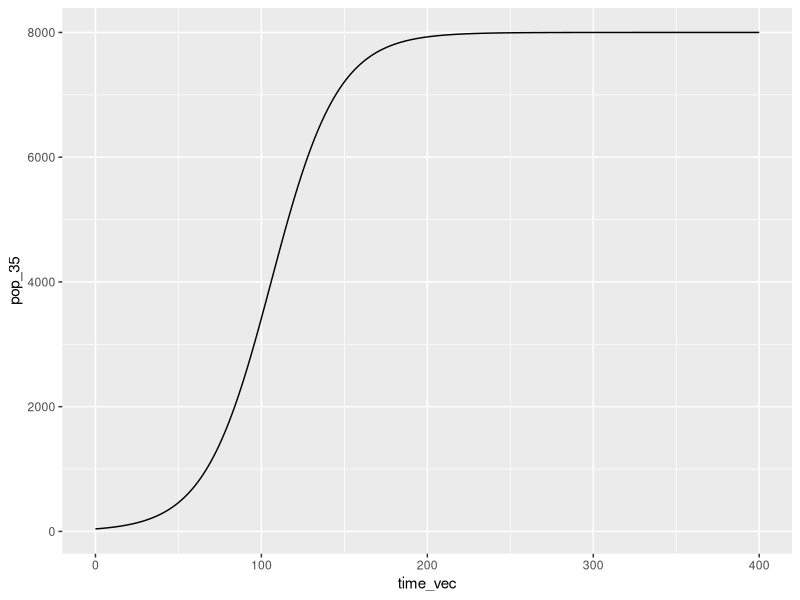
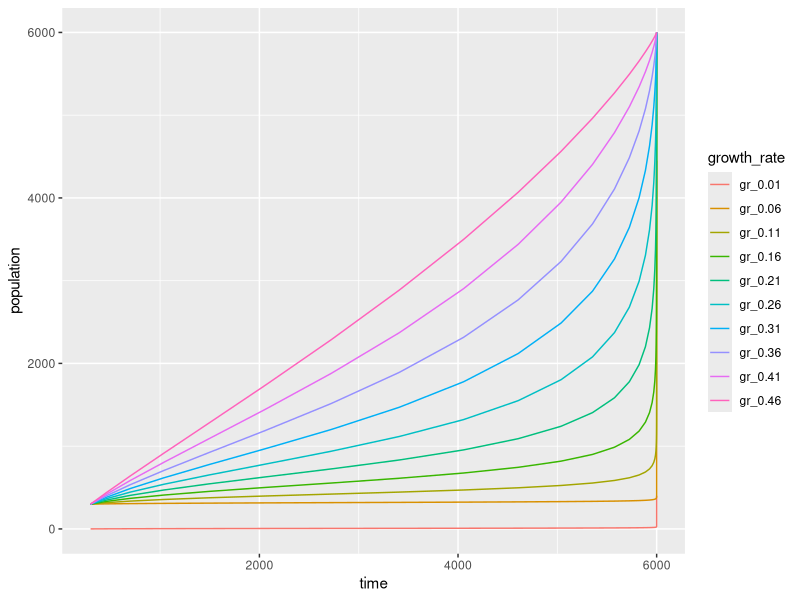

Recreate these plots in R, in order.
## ---- chunk 1
knitr::opts_chunk$set(echo = TRUE)

library(tidyverse)
## ---- chunk 2
quarter_splits <- c(1.0, 1.1, 1.2, 1.1, 1.4, 1.5, 1.6, 1.4)

qs_vec <- vector(mode = "numeric", length = length(quarter_splits))

for (i in seq_along(quarter_splits)) {
  consecuative_sum = quarter_splits[i] + quarter_splits[i + 1]
  qs_vec[i] <- consecuative_sum
}
## ---- chunk 3
convert_animal_age <- function(animal, human_age) {
  if (animal == "dog") {
    print(human_age * 7)
  } else if (animal == "goat") {
    print(human_age * 4.7)
  } else {
    print("Pick again, sucker!")
  } 
}

convert_animal_age(animal = "cow", human_age = 10)
convert_animal_age(animal = "goat", human_age = 10)
## ---- chunk 4
double_this <- function(my_value) {
  print(2 * my_value)
}

double_this(my_value = 200)
double_this(40)

double_this(c(1, 3, 4, 9, 139))
## ---- chunk 5
intro <- function(name, age) {
  print(paste("I'm", name, "and I am", age, "years old!"))
}

intro(name = "Lana",age = 31)
## ---- chunk 6
dog_choice <- tribble(
  ~dog_name, ~food,
  "Khora", "everything",
  "Teddy", "salmon",
  "Waffle", "pancakes",
  "Banjo", "chicken"
)

dog_menu <- function(name) {
  my_sub <- filter(.data = dog_choice, dog_name == name)
  print(paste("My name is", my_sub$dog_name, "and my favorite food is", my_sub[,2]))
}

dog_menu("Khora")



## ---- chunk 7
means_over_columns <- function(df) {
  for (i in seq_along(df)) {
    col_mean <- mean(df[[i]], na.rm = TRUE)
    column_name <- colnames(df[i])
    print(paste("The mean value of", column_name, "is", col_mean))
  }
}

means_over_columns(df = mtcars)
means_over_columns(df = faithful)

## ---- chunk 8
clothing <- c("Shirt", "pants", "shoes")
color <- c("purple", "red", "blue", "white")

our_clothes <- matrix(nrow = length(color), ncol = length(clothing))

for (i in seq_along(clothing)) {
  for (j in seq_along(color)) {
    clothing_details <- paste(color[j], clothing[i])
    our_clothes[j,i] <- clothing_details
  }
}
## ---- chunk 9
sharks <- c("hammerhead", "great white", "thresher", "megladon")
snack <- c("tutle", "human", "golfish")

shark_snacks_df <- matrix(nrow = length(snack), ncol= length(sharks))

for (i in seq_along(sharks)) {
  for (j in seq_along(snack)) {
    sentence <- paste(sharks[i], "eat lots of", snack[j])
    shark_snacks_df[j, i] <- sentence
  }
}
## ---- chunk 10
orange_rainbow_function <- function(oranges, rainbows) {
  (oranges * rainbows / 2.4)^2
}

#shortcut to create function =  command + option + x
## ---- chunk 11
logistic_growth <- function(K, N0, r, time) {
  K / (1 + ((K - N0) / N0) * exp(-r * time))
}

#TEST
logistic_growth(K = 5000, N0 = 100, r = 0.07, time = 42)
## ---- chunk 12
time_vec <- seq(from = 0, to = 400, by = 1)

pop_35 <- logistic_growth(N0 = 40, K = 8000, r = 0.05, time = time_vec)
pop_35

pop_time35_df <- data.frame(time_vec, pop_35)

ggplot(data = pop_time35_df, aes(x = time_vec, y = pop_35)) +
  geom_line()
## ---- chunk 13
pop_35_vec <- vector(mode = "numeric", length = length(time_vec))

for (i in seq_along(time_vec)) {
  population <- logistic_growth(K = 6000, N0 = 300, r = 0.06, time = time_vec[i])
  pop_35_vec[i] <- population
}
 
## ---- chunk 14
r_seq <- seq(from = 0.01, to = 0.5, by = 0.05)
## ---- chunk 15
out_matrix <- matrix(nrow = length(time_vec), ncol = length(r_seq))

for (i in seq_along(r_seq)) {
  for (j in seq_along(time_vec)) {
    pop <- logistic_growth(K = 6000, N0 = 300, r = r_seq[i], time = time_vec[j])
    out_matrix[j,i] <- pop
  }
}

### now some wrangling!!

logistic_df <- data.frame(time = time_vec, out_matrix) 

colnames(logistic_df) <- c(paste0("gr_", r_seq), "time")


logistic_df_long <- logistic_df %>%
  pivot_longer(cols = -time, values_to = "population", names_to = "growth_rate")
  
## ---- chunk 16
ggplot(data = logistic_df_long, aes(x = time, y = population)) + 
  geom_line(aes(color = growth_rate))
## ---- chunk 17
calc_windpower <- function(rho, radius, windspeed) {
  
  if (windspeed > 130) {
    warning("Whoa, thant's really fast ~ are you sure?")
  }
  
  if (rho > 1.225) {
    warning("That air density is sus")
  }
  
  if (radius < 0) {
    stop("radius must be positive")
  }
  
  0.3 * rho * pi * (radius^2) * (windspeed^3)
}

calc_windpower(rho = 2.225, radius = 1, 20)
